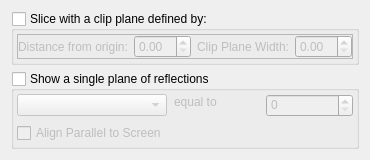
              <widget class="QWidget" name="tab_2">
               <attribute name="title">
                <string>Slicing</string>
               </attribute>
               <layout class="QGridLayout" name="gridLayout_9">
                <item row="1" column="0" colspan="2">
                 <widget class="QGroupBox" name="showsliceGroupCheckbox">
                  <property name="sizePolicy">
                   <sizepolicy hsizetype="Preferred" vsizetype="Minimum">
                    <horstretch>0</horstretch>
                    <verstretch>0</verstretch>
                   </sizepolicy>
                  </property>
                  <property name="title">
                   <string>Show a single plane of reflections</string>
                  </property>
                  <property name="checkable">
                   <bool>true</bool>
                  </property>
                  <property name="checked">
                   <bool>false</bool>
                  </property>
                  <layout class="QGridLayout" name="gridLayout_6">
                   <property name="leftMargin">
                    <number>3</number>
                   </property>
                   <property name="topMargin">
                    <number>3</number>
                   </property>
                   <property name="rightMargin">
                    <number>3</number>
                   </property>
                   <property name="bottomMargin">
                    <number>3</number>
                   </property>
                   <item row="0" column="0">
                    <widget class="QComboBox" name="SliceLabelComboBox">
                     <property name="sizePolicy">
                      <sizepolicy hsizetype="Preferred" vsizetype="Fixed">
                       <horstretch>0</horstretch>
                       <verstretch>0</verstretch>
                      </sizepolicy>
                     </property>
                    </widget>
                   </item>
                   <item row="0" column="2">
                    <widget class="QSpinBox" name="sliceindexspinBox">
                     <property name="sizePolicy">
                      <sizepolicy hsizetype="Preferred" vsizetype="Preferred">
                       <horstretch>0</horstretch>
                       <verstretch>0</verstretch>
                      </sizepolicy>
                     </property>
                     <property name="alignment">
                      <set>Qt::AlignLeading|Qt::AlignLeft|Qt::AlignTop</set>
                     </property>
                    </widget>
                   </item>
                   <item row="0" column="1">
                    <widget class="QLabel" name="label_3">
                     <property name="sizePolicy">
                      <sizepolicy hsizetype="Preferred" vsizetype="Preferred">
                       <horstretch>0</horstretch>
                       <verstretch>0</verstretch>
                      </sizepolicy>
                     </property>
                     <property name="text">
                      <string>equal to</string>
                     </property>
                     <property name="alignment">
                      <set>Qt::AlignLeading|Qt::AlignLeft|Qt::AlignTop</set>
                     </property>
                     <property name="indent">
                      <number>1</number>
                     </property>
                    </widget>
                   </item>
                   <item row="1" column="0">
                    <widget class="QCheckBox" name="PlaneParallelCheckbox">
                     <property name="text">
                      <string>Align Parallel to Screen</string>
                     </property>
                     <property name="checked">
                      <bool>false</bool>
                     </property>
                    </widget>
                   </item>
                  </layout>
                 </widget>
                </item>
                <item row="0" column="0" colspan="2">
                 <widget class="QGroupBox" name="ClipPlaneChkGroupBox">
                  <property name="sizePolicy">
                   <sizepolicy hsizetype="Preferred" vsizetype="Preferred">
                    <horstretch>0</horstretch>
                    <verstretch>0</verstretch>
                   </sizepolicy>
                  </property>
                  <property name="title">
                   <string>Slice with a clip plane defined by:</string>
                  </property>
                  <property name="checkable">
                   <bool>true</bool>
                  </property>
                  <property name="checked">
                   <bool>false</bool>
                  </property>
                  <layout class="QGridLayout" name="gridLayout_16">
                   <property name="leftMargin">
                    <number>3</number>
                   </property>
                   <property name="topMargin">
                    <number>3</number>
                   </property>
                   <property name="rightMargin">
                    <number>3</number>
                   </property>
                   <property name="bottomMargin">
                    <number>3</number>
                   </property>
                   <item row="1" column="1" colspan="2">
                    <widget class="QFrame" name="frame_2">
                     <property name="sizePolicy">
                      <sizepolicy hsizetype="Preferred" vsizetype="Fixed">
                       <horstretch>0</horstretch>
                       <verstretch>0</verstretch>
                      </sizepolicy>
                     </property>
                     <property name="frameShape">
                      <enum>QFrame::StyledPanel</enum>
                     </property>
                     <property name="frameShadow">
                      <enum>QFrame::Raised</enum>
                     </property>
                     <layout class="QGridLayout" name="gridLayout_33">
                      <property name="leftMargin">
                       <number>0</number>
                      </property>
                      <property name="topMargin">
                       <number>0</number>
                      </property>
                      <property name="rightMargin">
                       <number>0</number>
                      </property>
                      <property name="bottomMargin">
                       <number>0</number>
                      </property>
                      <item row="0" column="4">
                       <widget class="QDoubleSpinBox" name="clipwidth_spinBox">
                        <property name="sizePolicy">
                         <sizepolicy hsizetype="Fixed" vsizetype="Preferred">
                          <horstretch>0</horstretch>
                          <verstretch>0</verstretch>
                         </sizepolicy>
                        </property>
                       </widget>
                      </item>
                      <item row="0" column="1">
                       <widget class="QDoubleSpinBox" name="hkldist_spinBox">
                        <property name="sizePolicy">
                         <sizepolicy hsizetype="Fixed" vsizetype="Preferred">
                          <horstretch>0</horstretch>
                          <verstretch>0</verstretch>
                         </sizepolicy>
                        </property>
                       </widget>
                      </item>
                      <item row="0" column="3">
                       <widget class="QLabel" name="label_16">
                        <property name="sizePolicy">
                         <sizepolicy hsizetype="Fixed" vsizetype="Preferred">
                          <horstretch>0</horstretch>
                          <verstretch>0</verstretch>
                         </sizepolicy>
                        </property>
                        <property name="text">
                         <string>Clip Plane Width:</string>
                        </property>
                        <property name="alignment">
                         <set>Qt::AlignRight|Qt::AlignTrailing|Qt::AlignVCenter</set>
                        </property>
                       </widget>
                      </item>
                      <item row="0" column="0">
                       <widget class="QLabel" name="label_17">
                        <property name="sizePolicy">
                         <sizepolicy hsizetype="Preferred" vsizetype="Expanding">
                          <horstretch>0</horstretch>
                          <verstretch>1</verstretch>
                         </sizepolicy>
                        </property>
                        <property name="text">
                         <string>Distance from origin:</string>
                        </property>
                       </widget>
                      </item>
                     </layout>
                    </widget>
                   </item>
                  </layout>
                 </widget>
                </item>
               </layout>
              </widget>
